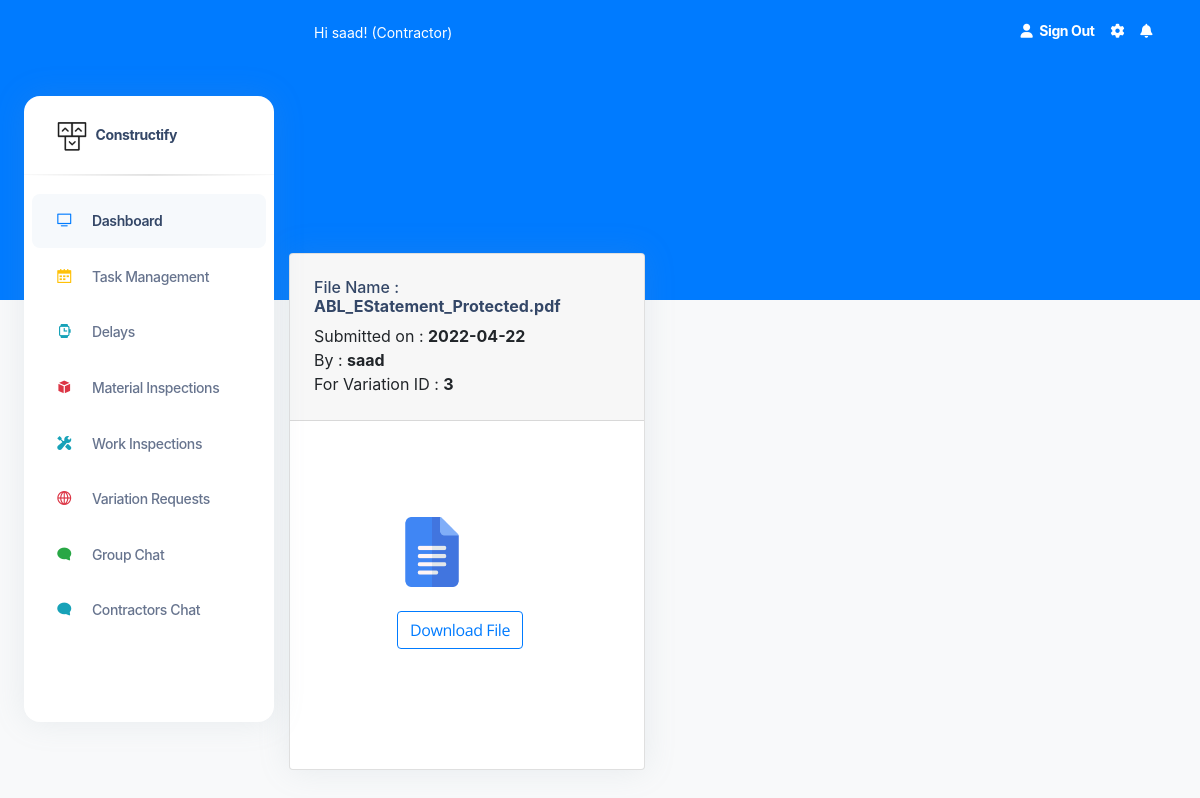
The page /VariationSubmittedGallery/3 (signed in) on the database its author committed.
### construct/models.py (models this page shows, shortened)
class User(db.Model, UserMixin):
    id = db.Column(db.Integer(), nullable=False, primary_key=True)
    username = db.Column(db.String(length=30), nullable=False, unique=True)
    email_address = db.Column(db.String(length=50),
                              nullable=False, unique=True)
    password_hash = db.Column(db.String(length=50),
                              nullable=False, unique=True)
    role = db.Column(db.String(length=30), nullable=False, unique=False)
    contact_number = db.Column(db.String(length=30), nullable=False, unique=False)
    @property
    def password(self):
        return self.password

class VariationDocument(db.Model):
    id = db.Column(db.Integer(), nullable=False, primary_key=True)
    variation_file_name = db.Column(db.String(length=30), nullable=False)
    variation_id = db.Column(db.String(length=30), nullable=False)
    status = db.Column(db.String(length=30), nullable=False)
    submitted_date = db.Column(db.String(length=30), nullable=False)
    submitted_by=db.Column(db.String(length=30), nullable=False)

### construct/routes.py (the view)
@app.route("/VariationSubmittedGallery/<string:passed_id>", methods=['GET', 'POST'])
@login_required
def Variation_submitted_page(passed_id):
        submitted_variation= VariationDocument.query.all()
        has_variation_id = "False"
        for variation in submitted_variation:
            if variation.variation_id == passed_id:
                has_variation_id="True"
                break
        page_message="Variation Requests Submitted by the Contractor"
        return render_template('SubmittedVariationGallery.html', submitted_variation=submitted_variation, passed_variation_id=str(passed_id),has_variation_id=has_variation_id)

### construct/models.py (called while the page is built)
@login_manager.user_loader
def load_user(user_id):
    return User.query.get(int(user_id))

### construct/templates/SubmittedVariationGallery.html (shortened to what this page needs)
<!DOCTYPE html>
<html lang="en">
<head>
  <link href="{{ url_for('static', filename='assets')}}/css/nucleo-icons.css" rel="stylesheet" />
  <link href="{{ url_for('static', filename='assets')}}/css/nucleo-svg.css" rel="stylesheet" />
  <link href="{{ url_for('static', filename='assets')}}/css/nucleo-svg.css" rel="stylesheet" />
  <link id="pagestyle" href="{{ url_for('static', filename='assets')}}/css/argon-dashboard.css?v=2.0.2"
    rel="stylesheet" />
  <link rel="stylesheet" type="text/css"
    href="https://stackpath.bootstrapcdn.com/bootstrap/4.2.1/css/bootstrap.min.css">
</head>
{% include 'includes/GlobalSideNavbar.html' %}
<main class="main-content position-relative border-radius-lg ">
  {% include 'includes/GlobalNavbar.html' %}
  <br><br><br><br><br><br><br>
  {% for variation in submitted_variation %}
  {% if variation.variation_id == passed_variation_id %}
  <div class="container-fluid py-4">
    <div class="row">
      <div class="col-5">
        <div class="card mb-4">
          <div class="card-header pb-0">
            <h6>File Name      : <strong> {{variation.variation_file_name}}</strong></h6>
            <h7>Submitted on   : <strong>{{variation.submitted_date}}</strong>  <br>
            <h7>By             : <strong>{{variation.submitted_by}} </strong></h7> <br>
            <h7>For Variation ID     : <strong>{{passed_variation_id}}</strong></h7> <br><br>
          </div>
          <div class="card-body px-0 pt-0 pb-2">
            <div class="col-md-8 p-lg-5 mx-auto my-5">
              <div class="table-responsive p-0">
                <img src="/static/icons/doc_icon.png" alt="User Image" width="70" height="70">
                <br><br>
                 <a class="btn btn-outline-primary" href="{{url_for('downloadvariation',variation_name=variation.variation_file_name)}}" role="button">Download File</a>
              </div>
            </div>
          </div>
        </div>
      </div>
    </div>
  </div>
  {% endif %}
  {% endfor %}
  </body>
</html>

### construct/templates/includes/GlobalNavbar.html (shortened to what this page needs)
<nav class="navbar navbar-main navbar-expand-lg px-0 mx-4 shadow-none border-radius-xl " id="navbarBlur" data-scroll="false">
    <div class="container-fluid py-1 px-3">
      <nav aria-label="breadcrumb">
        <ol class="breadcrumb bg-transparent mb-0 pb-0 pt-1 px-0 me-sm-6 me-5">
          <li class="breadcrumb-item text-sm text-white active" aria-current="page">Hi {{current_user.username}}! ({{current_user.role}}) </li>
        </ol>
      </nav>
        <ul class="navbar-nav  justify-content-end">
          <li class="nav-item d-flex align-items-left">
            <a href="{{url_for('logout_page')}}" class="nav-link text-white font-weight-bold px-0">
              <i class="fa fa-user me-sm-1"></i>
              <span class="d-sm-inline d-none">Sign Out</span>
            </a>
          </li>
          <li class="nav-item px-3 d-flex align-items-center">
            <a href="javascript:;" class="nav-link text-white p-0">
              <i class="fa fa-cog fixed-plugin-button-nav cursor-pointer"></i>
            </a>
          </li>
          <li class="nav-item dropdown pe-2 d-flex align-items-center">
            <a href="javascript:;" class="nav-link text-white p-0" id="dropdownMenuButton" data-bs-toggle="dropdown" aria-expanded="false">
              <i class="fa fa-bell cursor-pointer"></i>
            </a>
          </li>
        </ul>
      </div>
  </nav>

### rows shown on the page
User: username "saad", role "Contractor"
VariationDocument: variation_file_name "ABL_EStatement_Protected.pdf", submitted_date "2022-04-22", submitted_by "saad", passed_variation_id "3"
